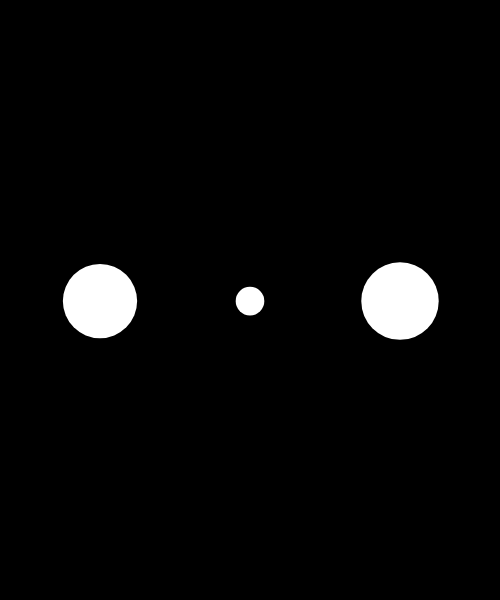
Frame 1 (no input)
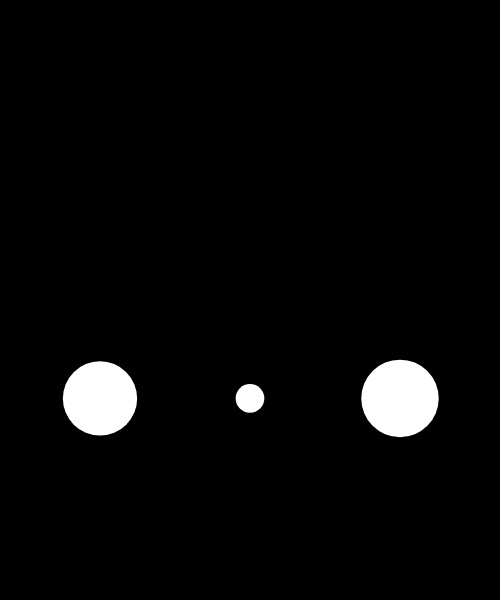
Frame 60 (no input)
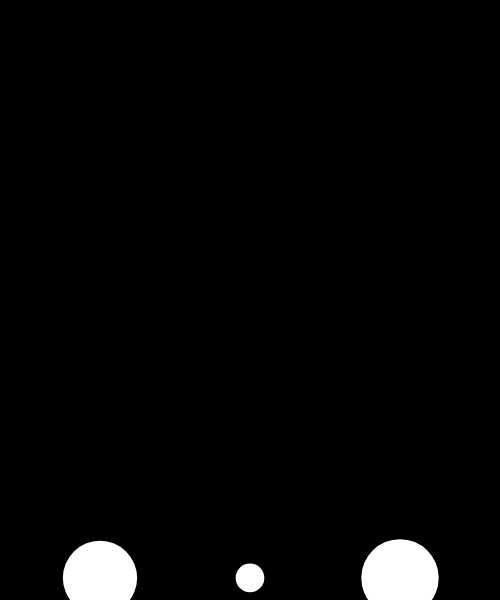
Frame 120 (the mouse pressed at the canvas centre since frame 60)

The p5.js sketch that drew these frames (run headless with seeded random() and noise() and a simulated clock; from frame 60 on, the mouse is pressed at the canvas centre):

// p5.js sketch
// ── sketch.js
let GRAVITY_MAGNITUDE = 1;
let particles = [];


function setup() {
  createCanvas(500, 600);
  background(0);

  particles.push(new Particle(100, height / 2));
  particles.push(new Particle(250, height / 2));
  particles.push(new Particle(400, height / 2));

}


function draw() {
  background(0);

  for (let i = 0; i < particles.length; i++) {
    let p = particles[i];

    let gravity = createVector(0, GRAVITY_MAGNITUDE * p.mass); // *** mass ***
    // please try the line below!
    //let gravity = createVector(0, GRAVITY_MAGNITUDE * pow(p.mass,2) );
    p.applyForce(gravity);

    p.checkBoundaries();
    p.update();
    p.display();
  }
}
// ── Particle.js
"use strict";

class Particle {
  constructor(x, y) {
    this.pos = createVector(x, y);
    this.vel = createVector(0, 0.1);
    this.acc = createVector(0, 0);
    this.dia = 10;
    this.mass = random(1,10); // mass is added here!
  }
  applyForce(f) {
    let force = f.copy();
    force.div(this.mass); // *** mass!! ***
    this.acc.add(force);
  }
  update() {
    this.vel.add(this.acc); // vel = vel + acc;
    this.pos.add(this.vel); // pos = pos + vel;
    this.acc.mult(0); // acceleration has to be reset after being applied! ***
  }
  display() {
    push();
    translate(this.pos.x, this.pos.y);
    noStroke();
    fill(255);
    ellipse(0, 0, this.dia*this.mass, this.dia*this.mass); // *** mass ***
    pop();
  }
  checkBoundaries() {
    // x
    if (this.pos.x < 0) {
      this.pos.x = 0;
      this.vel.x = -this.vel.x;
    } else if (this.pos.x > width) {
      this.pos.x = width;
      this.vel.x = -this.vel.x;
    }
    // y
    if (this.pos.y < 0) {
      this.pos.y = 0;
      this.vel.y = -this.vel.y;
    } else if (this.pos.y > height) {
      this.pos.y = height;
      this.vel.y = -this.vel.y;
    }
  }
}
